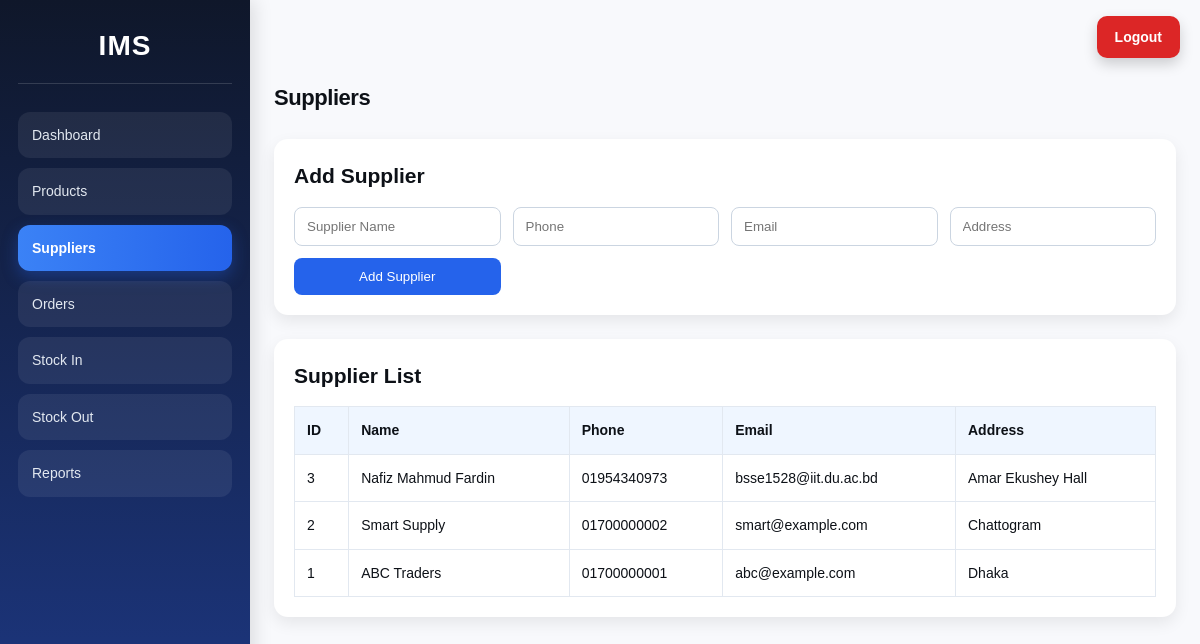
Page /suppliers.php (signed in) on the committed database.
### tables this page shows
CREATE TABLE suppliers (
    id INTEGER PRIMARY KEY AUTOINCREMENT,
    name TEXT NOT NULL,
    phone TEXT NOT NULL,
    email TEXT,
    address TEXT
);

### suppliers.php (the view, shortened to what this page needs)
<?php
require_once 'includes/auth_check.php';
$suppliers = $pdo->query("SELECT * FROM suppliers ORDER BY id DESC")->fetchAll();
require_once 'includes/header.php';
?>
<h1>Suppliers</h1>
<section class="panel">
    <h2>Add Supplier</h2>
    <form method="POST" class="grid-form">
        <input type="text" name="name" placeholder="Supplier Name" required>
        <input type="text" name="phone" placeholder="Phone" required>
        <input type="email" name="email" placeholder="Email">
        <input type="text" name="address" placeholder="Address">
        <button type="submit">Add Supplier</button>
    </form>
</section>
<section class="panel">
    <h2>Supplier List</h2>
    <table>
        <tr>
            <th>ID</th>
            <th>Name</th>
            <th>Phone</th>
            <th>Email</th>
            <th>Address</th>
        </tr>
        <?php foreach ($suppliers as $supplier): ?>
        <tr>
            <td><?= $supplier['id'] ?></td>
            <td><?= htmlspecialchars($supplier['name']) ?></td>
            <td><?= htmlspecialchars($supplier['phone']) ?></td>
            <td><?= htmlspecialchars($supplier['email']) ?></td>
            <td><?= htmlspecialchars($supplier['address']) ?></td>
        </tr>
        <?php endforeach; ?>
    </table>
</section>
<?php require_once 'includes/footer.php'; ?>

### assets/style.css (style rules this page uses)
:root { --bg: #f8f9fc; --surface: #ffffff; --surface-2: #f1f4f9; --text-primary: #0d1117; --sidebar-bg: #0d1117; --sidebar-text: #c9d0de; --sidebar-hover: #1a1f2e; --shadow-sm: 0 1px 3px rgba(13,17,23,0.06), 0 1px 2px rgba(13,17,23,0.04); --shadow-md: 0 4px 12px rgba(13,17,23,0.08), 0 2px 4px rgba(13,17,23,0.04); --shadow-lg: 0 8px 24px rgba(13,17,23,0.10),0 3px 8px rgba(13,17,23,0.05); --radius-sm: 6px; --radius-md: 10px; --radius-lg: 14px; --radius-xl: 18px; -transition: 0.18s cubic-bezier(0.4, 0,0.2,1); }
* { margin: 0; padding: 0; box-sizing: border-box; font-family: Arial, sans-serif; }
body { font-family: 'DM Sans',sans-serif; background: var(--bg); color: var(--text-primary); font-size: 14px; line-height: 1.6; -webkit-font-smoothing: antialiased; }
h1 { font-size: 22px; font-weight: 600; letter-spacing: -0.02em; color: var(--text-primary); margin-bottom: 24px; }
.panel { background: white; padding: 20px; border-radius: 14px; box-shadow: 0 6px 16px rgba(0,0,0,0.08); margin-bottom: 24px; }
.panel h2 { margin-bottom: 14px; }
.grid-form { display: grid; grid-template-columns: repeat(auto-fit, minmax(180px, 1fr)); gap: 12px; margin-top: 10px; }
input, select, button { padding: 11px 12px; border-radius: 8px; border: 1px solid #cbd5e1; }
button { background: #2563eb; color: white; border: none; cursor: pointer; }
table { width: 100%; border-collapse: collapse; margin-top: 14px; }
table th, table td { border: 1px solid #e2e8f0; padding: 12px; text-align: left; }
table th { background: #eff6ff; }

### rows in the picture
suppliers: id "3", name "Nafiz Mahmud Fardin", phone "01954340973", email "bsse1528@iit.du.ac.bd", address "Amar Ekushey Hall"
suppliers: id "2", name "Smart Supply", phone "01700000002", email "smart@example.com", address "Chattogram"
suppliers: id "1", name "ABC Traders", phone "01700000001", email "abc@example.com", address "Dhaka"
